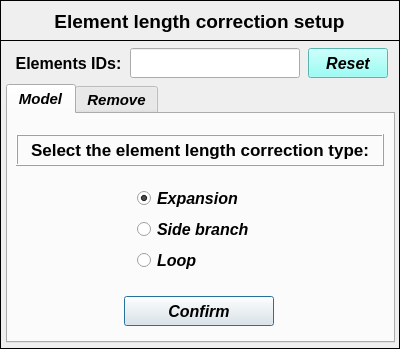
<?xml version="1.0" encoding="UTF-8"?>
<ui version="4.0">
 <class>Dialog</class>
 <widget class="QDialog" name="Dialog">
  <property name="geometry">
   <rect>
    <x>0</x>
    <y>0</y>
    <width>400</width>
    <height>349</height>
   </rect>
  </property>
  <property name="minimumSize">
   <size>
    <width>400</width>
    <height>349</height>
   </size>
  </property>
  <property name="maximumSize">
   <size>
    <width>400</width>
    <height>800</height>
   </size>
  </property>
  <property name="windowTitle">
   <string>Element length correction setup</string>
  </property>
  <widget class="QFrame" name="frame">
   <property name="geometry">
    <rect>
     <x>0</x>
     <y>0</y>
     <width>400</width>
     <height>41</height>
    </rect>
   </property>
   <property name="frameShape">
    <enum>QFrame::Box</enum>
   </property>
   <property name="frameShadow">
    <enum>QFrame::Plain</enum>
   </property>
   <property name="lineWidth">
    <number>1</number>
   </property>
   <widget class="QLabel" name="label">
    <property name="geometry">
     <rect>
      <x>14</x>
      <y>6</y>
      <width>371</width>
      <height>30</height>
     </rect>
    </property>
    <property name="minimumSize">
     <size>
      <width>0</width>
      <height>30</height>
     </size>
    </property>
    <property name="maximumSize">
     <size>
      <width>16777215</width>
      <height>30</height>
     </size>
    </property>
    <property name="font">
     <font>
      <family>Arial</family>
      <pointsize>14</pointsize>
      <weight>75</weight>
      <italic>false</italic>
      <bold>true</bold>
     </font>
    </property>
    <property name="text">
     <string>Element length correction setup</string>
    </property>
    <property name="textFormat">
     <enum>Qt::AutoText</enum>
    </property>
    <property name="alignment">
     <set>Qt::AlignCenter</set>
    </property>
   </widget>
  </widget>
  <widget class="QFrame" name="frame_2">
   <property name="geometry">
    <rect>
     <x>0</x>
     <y>40</y>
     <width>400</width>
     <height>309</height>
    </rect>
   </property>
   <property name="frameShape">
    <enum>QFrame::Box</enum>
   </property>
   <property name="frameShadow">
    <enum>QFrame::Plain</enum>
   </property>
   <property name="lineWidth">
    <number>1</number>
   </property>
   <widget class="QTabWidget" name="tabWidget_element_length_correction">
    <property name="geometry">
     <rect>
      <x>6</x>
      <y>44</y>
      <width>389</width>
      <height>259</height>
     </rect>
    </property>
    <property name="minimumSize">
     <size>
      <width>0</width>
      <height>227</height>
     </size>
    </property>
    <property name="maximumSize">
     <size>
      <width>16777215</width>
      <height>400</height>
     </size>
    </property>
    <property name="font">
     <font>
      <family>Arial</family>
      <pointsize>11</pointsize>
      <weight>75</weight>
      <italic>true</italic>
      <bold>true</bold>
     </font>
    </property>
    <property name="currentIndex">
     <number>0</number>
    </property>
    <widget class="QWidget" name="tab_model">
     <attribute name="title">
      <string>Model</string>
     </attribute>
     <widget class="QPushButton" name="pushButton_confirm">
      <property name="geometry">
       <rect>
        <x>116</x>
        <y>182</y>
        <width>150</width>
        <height>30</height>
       </rect>
      </property>
      <property name="minimumSize">
       <size>
        <width>150</width>
        <height>30</height>
       </size>
      </property>
      <property name="maximumSize">
       <size>
        <width>150</width>
        <height>30</height>
       </size>
      </property>
      <property name="font">
       <font>
        <family>Arial</family>
        <pointsize>12</pointsize>
        <weight>75</weight>
        <italic>true</italic>
        <bold>true</bold>
       </font>
      </property>
      <property name="text">
       <string>Confirm</string>
      </property>
     </widget>
     <widget class="QLabel" name="label_20">
      <property name="enabled">
       <bool>true</bool>
      </property>
      <property name="geometry">
       <rect>
        <x>8</x>
        <y>20</y>
        <width>368</width>
        <height>32</height>
       </rect>
      </property>
      <property name="minimumSize">
       <size>
        <width>368</width>
        <height>32</height>
       </size>
      </property>
      <property name="maximumSize">
       <size>
        <width>368</width>
        <height>32</height>
       </size>
      </property>
      <property name="font">
       <font>
        <pointsize>13</pointsize>
        <weight>75</weight>
        <italic>false</italic>
        <bold>true</bold>
       </font>
      </property>
      <property name="frameShape">
       <enum>QFrame::Box</enum>
      </property>
      <property name="frameShadow">
       <enum>QFrame::Raised</enum>
      </property>
      <property name="text">
       <string>Select the element length correction type:</string>
      </property>
      <property name="alignment">
       <set>Qt::AlignCenter</set>
      </property>
     </widget>
     <widget class="QWidget" name="gridLayoutWidget">
      <property name="geometry">
       <rect>
        <x>128</x>
        <y>72</y>
        <width>132</width>
        <height>89</height>
       </rect>
      </property>
      <layout class="QGridLayout" name="gridLayout">
       <item row="2" column="0">
        <widget class="QRadioButton" name="radioButton_loop">
         <property name="minimumSize">
          <size>
           <width>130</width>
           <height>25</height>
          </size>
         </property>
         <property name="maximumSize">
          <size>
           <width>130</width>
           <height>25</height>
          </size>
         </property>
         <property name="font">
          <font>
           <pointsize>12</pointsize>
          </font>
         </property>
         <property name="text">
          <string>Loop</string>
         </property>
        </widget>
       </item>
       <item row="0" column="0">
        <widget class="QRadioButton" name="radioButton_expansion">
         <property name="minimumSize">
          <size>
           <width>130</width>
           <height>25</height>
          </size>
         </property>
         <property name="maximumSize">
          <size>
           <width>130</width>
           <height>25</height>
          </size>
         </property>
         <property name="font">
          <font>
           <pointsize>12</pointsize>
          </font>
         </property>
         <property name="text">
          <string>Expansion</string>
         </property>
         <property name="checked">
          <bool>true</bool>
         </property>
        </widget>
       </item>
       <item row="1" column="0">
        <widget class="QRadioButton" name="radioButton_side_branch">
         <property name="minimumSize">
          <size>
           <width>130</width>
           <height>25</height>
          </size>
         </property>
         <property name="maximumSize">
          <size>
           <width>130</width>
           <height>25</height>
          </size>
         </property>
         <property name="font">
          <font>
           <pointsize>12</pointsize>
          </font>
         </property>
         <property name="text">
          <string>Side branch</string>
         </property>
        </widget>
       </item>
      </layout>
     </widget>
    </widget>
    <widget class="QWidget" name="tab_remove">
     <attribute name="title">
      <string>Remove</string>
     </attribute>
     <widget class="QPushButton" name="pushButton_remove_by_group_confirm">
      <property name="geometry">
       <rect>
        <x>152</x>
        <y>198</y>
        <width>80</width>
        <height>29</height>
       </rect>
      </property>
      <property name="minimumSize">
       <size>
        <width>80</width>
        <height>29</height>
       </size>
      </property>
      <property name="maximumSize">
       <size>
        <width>80</width>
        <height>29</height>
       </size>
      </property>
      <property name="font">
       <font>
        <family>Arial</family>
        <pointsize>12</pointsize>
        <weight>75</weight>
        <italic>true</italic>
        <bold>true</bold>
       </font>
      </property>
      <property name="text">
       <string>Remove</string>
      </property>
     </widget>
     <widget class="QTreeWidget" name="treeWidget_length_correction_groups">
      <property name="geometry">
       <rect>
        <x>22</x>
        <y>42</y>
        <width>341</width>
        <height>150</height>
       </rect>
      </property>
      <property name="minimumSize">
       <size>
        <width>280</width>
        <height>150</height>
       </size>
      </property>
      <property name="maximumSize">
       <size>
        <width>400</width>
        <height>150</height>
       </size>
      </property>
      <property name="font">
       <font>
        <family>Arial</family>
        <weight>75</weight>
        <italic>true</italic>
        <bold>true</bold>
       </font>
      </property>
      <property name="indentation">
       <number>0</number>
      </property>
      <column>
       <property name="text">
        <string>Group</string>
       </property>
       <property name="font">
        <font>
         <family>Arial</family>
         <pointsize>10</pointsize>
         <weight>75</weight>
         <italic>true</italic>
         <bold>true</bold>
        </font>
       </property>
       <property name="textAlignment">
        <set>AlignCenter</set>
       </property>
      </column>
      <column>
       <property name="text">
        <string>Type</string>
       </property>
       <property name="font">
        <font>
         <family>Arial</family>
         <pointsize>10</pointsize>
         <weight>75</weight>
         <italic>true</italic>
         <bold>true</bold>
        </font>
       </property>
       <property name="textAlignment">
        <set>AlignCenter</set>
       </property>
      </column>
      <column>
       <property name="text">
        <string>Elements</string>
       </property>
       <property name="font">
        <font>
         <family>Arial</family>
         <pointsize>10</pointsize>
         <weight>75</weight>
         <italic>true</italic>
         <bold>true</bold>
        </font>
       </property>
       <property name="textAlignment">
        <set>AlignCenter</set>
       </property>
      </column>
     </widget>
     <widget class="QPushButton" name="pushButton_get_information">
      <property name="geometry">
       <rect>
        <x>268</x>
        <y>154</y>
        <width>90</width>
        <height>32</height>
       </rect>
      </property>
      <property name="minimumSize">
       <size>
        <width>90</width>
        <height>32</height>
       </size>
      </property>
      <property name="maximumSize">
       <size>
        <width>90</width>
        <height>32</height>
       </size>
      </property>
      <property name="font">
       <font>
        <family>Arial</family>
        <pointsize>11</pointsize>
        <weight>75</weight>
        <italic>true</italic>
        <bold>true</bold>
       </font>
      </property>
      <property name="text">
       <string>See details</string>
      </property>
     </widget>
     <widget class="QLabel" name="label_21">
      <property name="enabled">
       <bool>true</bool>
      </property>
      <property name="geometry">
       <rect>
        <x>12</x>
        <y>6</y>
        <width>360</width>
        <height>30</height>
       </rect>
      </property>
      <property name="minimumSize">
       <size>
        <width>360</width>
        <height>30</height>
       </size>
      </property>
      <property name="maximumSize">
       <size>
        <width>360</width>
        <height>30</height>
       </size>
      </property>
      <property name="font">
       <font>
        <family>Arial</family>
        <pointsize>11</pointsize>
        <weight>75</weight>
        <italic>false</italic>
        <bold>true</bold>
       </font>
      </property>
      <property name="frameShape">
       <enum>QFrame::Box</enum>
      </property>
      <property name="text">
       <string>Select a group to remove the length correction:</string>
      </property>
      <property name="alignment">
       <set>Qt::AlignCenter</set>
      </property>
     </widget>
    </widget>
   </widget>
   <widget class="QLabel" name="label_selection">
    <property name="geometry">
     <rect>
      <x>12</x>
      <y>10</y>
      <width>113</width>
      <height>26</height>
     </rect>
    </property>
    <property name="maximumSize">
     <size>
      <width>16777215</width>
      <height>30</height>
     </size>
    </property>
    <property name="sizeIncrement">
     <size>
      <width>0</width>
      <height>30</height>
     </size>
    </property>
    <property name="font">
     <font>
      <family>Arial</family>
      <pointsize>12</pointsize>
      <weight>75</weight>
      <italic>false</italic>
      <bold>true</bold>
     </font>
    </property>
    <property name="text">
     <string>Elements IDs:</string>
    </property>
    <property name="alignment">
     <set>Qt::AlignCenter</set>
    </property>
   </widget>
   <widget class="QLineEdit" name="lineEdit_elementID">
    <property name="geometry">
     <rect>
      <x>130</x>
      <y>8</y>
      <width>170</width>
      <height>30</height>
     </rect>
    </property>
    <property name="minimumSize">
     <size>
      <width>170</width>
      <height>0</height>
     </size>
    </property>
    <property name="maximumSize">
     <size>
      <width>170</width>
      <height>16777215</height>
     </size>
    </property>
    <property name="font">
     <font>
      <family>Arial</family>
      <pointsize>11</pointsize>
      <weight>75</weight>
      <italic>true</italic>
      <bold>true</bold>
     </font>
    </property>
    <property name="focusPolicy">
     <enum>Qt::ClickFocus</enum>
    </property>
    <property name="styleSheet">
     <string notr="true">color: rgb(0, 0, 255);</string>
    </property>
    <property name="text">
     <string/>
    </property>
    <property name="alignment">
     <set>Qt::AlignCenter</set>
    </property>
   </widget>
   <widget class="QPushButton" name="pushButton_reset_confirm">
    <property name="geometry">
     <rect>
      <x>308</x>
      <y>8</y>
      <width>80</width>
      <height>30</height>
     </rect>
    </property>
    <property name="minimumSize">
     <size>
      <width>80</width>
      <height>30</height>
     </size>
    </property>
    <property name="maximumSize">
     <size>
      <width>80</width>
      <height>30</height>
     </size>
    </property>
    <property name="font">
     <font>
      <family>Arial</family>
      <pointsize>12</pointsize>
      <weight>75</weight>
      <italic>true</italic>
      <bold>true</bold>
     </font>
    </property>
    <property name="styleSheet">
     <string notr="true">background-color: rgb(125, 255, 245);</string>
    </property>
    <property name="text">
     <string>Reset</string>
    </property>
    <property name="flat">
     <bool>false</bool>
    </property>
   </widget>
  </widget>
 </widget>
 <resources/>
 <connections/>
</ui>
